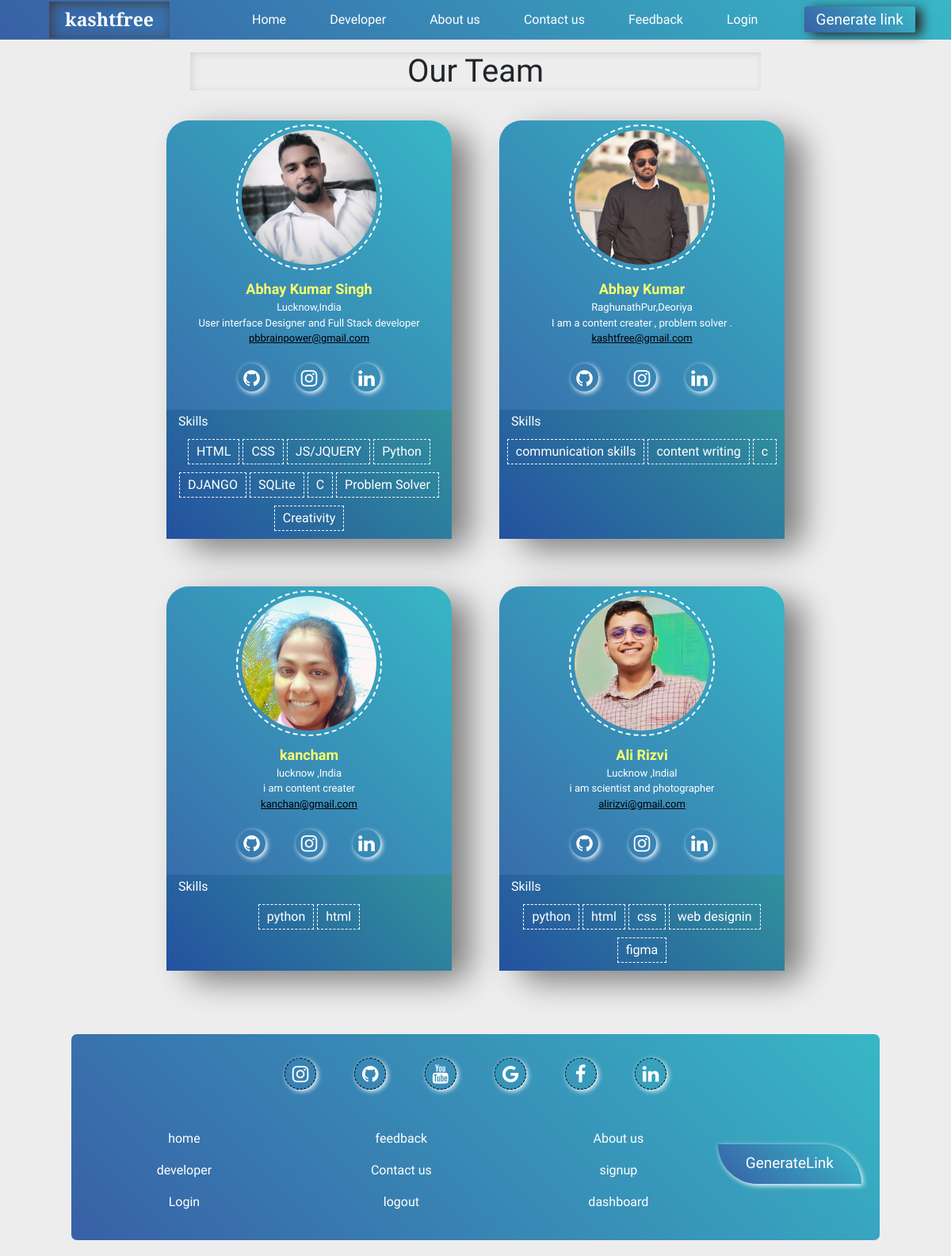
The page /developer on the database its author committed.
### Developer/models.py (models this page shows, shortened)
class Dev(models.Model):
    name=models.TextField()
    github=models.TextField()
    insta=models.TextField()
    linkedin=models.TextField()
    email=models.TextField(default="")
    desc=models.TextField()
    skills=models.TextField()
    address=models.TextField()
    img=models.ImageField(upload_to="media/dev/",default='')

### Developer/views.py (the view)
# urls.py: path('developer', views.dloper,name="developer"),
def dloper(request):
    return render(request,'developer.html',context={"developers":Dev.objects.all()})

### Authentication/mytemplatetags/action_tg.py (called while the page is built)
@register.simple_tag
def splt(val=None):
  return val.split(',')

### Developer/templates/developer.html (shortened to what this page needs)
{% extends 'index.html' %}
{% load static %}
{% block content %}
{% load action_tg %}
<center>
    <h1 class="title" style="width: 60% ; box-shadow:inset 2px 2px 10px rgb(211, 211, 211);">Our Team</h1>
</center>
<div class="developer">
    {% for developer in developers %}
    <div class="developer_card">
        <div class="dev_img">
            <img src="{{developer.img}}" alt="" width="170px" height="170px">
        </div>
        <div class="dev_info">
            <div class="dev_name"><b> {{developer.name}} </b></div>
            <div class="dev_address"> {{developer.address}} </div>
            <div class="dev_desc"> {{developer.desc}} </div>
            <div class="dev_email"> {{developer.email}} </div>
            <div class="dev_icon">
                <div class="github"> <a href=" {{developer.github}} " title="prfile" target="_blank"> <i
                            class="fa fa-github"></i></a></div>
                <div class=" facebook"> <a href=" {{developer.insta}} " title="prfile" target="_blank"> <i
                            class="fa fa-instagram"></i></a> </div>
                <div class="linkedin"> <a href=" {{developer.linkedin}} " title="prfile" target="_blank"> <i
                            class="fa fa-linkedin"></i></a></div>
            </div>
        </div>
        <div class="dev_skills">
            <h6 style="text-indent: 10px;">Skills</h6>
            {% splt developer.skills as skills%}
            <div class="skills_container">
                {% for skill in skills %}
                <p>{{skill}}</p>
                {% endfor %}
            </div>
        </div>
    </div>
    {% endfor %}
</div>
{% endblock content %}

### templates/index.html (shortened to what this page needs)
<!DOCTYPE html>
<html lang="en">
<head>
    <link rel="stylesheet" href="https://stackpath.bootstrapcdn.com/font-awesome/4.7.0/css/font-awesome.min.css">
    <link href="https://cdn.jsdelivr.net/npm/bootstrap@5.3.0-alpha1/dist/css/bootstrap.min.css" rel="stylesheet">
</head>
<body>
{%include 'css/bootify.html' %}
{%include 'navbar.html' %}
{% block content %}{% endblock content %}
{%include 'footer.html' %}
</body>
</html>

### templates/css/bootify.html (shortened to what this page needs)
</html>

### templates/navbar.html (shortened to what this page needs)
<nav class="f-ach h-50px" style="background:var(--bgcolor);">
    <div class="leftNav ">
        <div class="logo"><a href="/">kashtfree</a></div>
    </div>
    <div class="rightNav  w-70%">
        <li><a href="/">Home</a></li>
        <li><a href="/developer">Developer</a></li>
        <li><a href="/aboutus">About us</a></li>
        <li><a href="/contactus">Contact us</a></li>
        <li><a href="/feedback">Feedback</a></li>
        {% if request.user.is_authenticated %}
        <li> <a href="/dashboard" class="">Dashboard </a> </li>
        {% else %}
        <li><a href="/login">Login</a></li>
        {% endif %}
        <li class="GenerateBtn"> <a href="/generateLink" class="btn-nrs c-var(--f2color)  form_btn "
                style="background: var(--bgcolor);">Generate link</a></li>
    </div>
</nav>

### templates/footer.html (shortened to what this page needs)
<footer class="body_footer">
    <div class="topFooter">
        <div class="instagram">  <a href="https://www.instagram.com/kashtfree/"  target="_blank" > <i class="fa fa-instagram" ></i></a></div>
        <div class="github"> <a href="https://github.com/KashtFree"  title="prfile"   target="_blank" > <i class="fa fa-github" ></i></a></div>
        <div class="youtube"> <a  href="https://www.youtube.com/@brainpower1462"       target="_blank" > <i class="fa fa-youtube" ></i></a></div>
        <div class="google"><a  href=" https://www.google.com/"       target="_blank" > <i class="fa fa-google" ></i></a>  </div>
        <div class=" facebook"><a href="https://www.facebook.com/profile.php?id=100090137447477&mibextid=ZbWKwL"> <i class="fa fa-facebook" ></i></a></div>
        <div class="linkedin"> <i class="fa fa-linkedin" ></i></div>
    </div>
    <div class="BottomFooterContainer">
        <div class="BottomFooter">
            <div class="Home">  <a href="/">home</a> </div>
            <div class="feedback">  <a href="/feedback">feedback</a></div>
            <div class="aboutus"><a href="/aboutus">About us</a></div>
            <div class=""> <a href="/developer">developer</a>  </div>
            <div class="contactus"> <a href="/contactus"> Contact us</a></div>
            <div class=""> <a href="/signup/">signup</a></div>
            <div class="Login">  <a href="/login/">Login</a> </div>
            <div class="instagram"> <a href="/logout"  target="_blank" >logout</a> </div>
            <div class="dashboard"> <a href="/dashboard"    > dashboard</a></div>
        </div>
            <div class="generateLink btn-hrm"><a href="/generateLink/">GenerateLink</a>  </div>
    </div>
</footer>

### templates/css/navbar.html (style rules this page uses)
nav li a { color: white; font-weight: 500; }
.rightNav { display: flex; justify-content: space-between; align-items: center; }
.leftNav { margin: 0px 20px ; }
nav .logo { text-align: center; font-weight: 700; color: white; height: 100%; font-size: 23px; box-shadow: inset 3px 2px 14px #3f3f3f; padding: 5px 20px; }
nav .logo a { color: white; text-decoration: none; font-family: 'Cormorant Infant', serif; }

### templates/css/footer.html (style rules this page uses)
footer { background: var(--bgcolor); width: 85%; margin: 50px auto 20px auto; padding: 20px; border-radius: 7px; }
.topFooter { display: flex; width: 50%; justify-content: space-between; margin: auto; height: 60px; align-items: center; transition: 1s; }
.topFooter i { font-size: 24px; color: var(--f2color); width: 40px; height: 40px; box-shadow: var(--boxshadowhigh); border-radius: 50%; display: flex; align-items: center; justify-content: center; transition: 1s; border: 1px dashed black; margin: 4px; }
.BottomFooterContainer { justify-content: space-between; align-items: center; display: flex; }
.BottomFooterContainer .generateLink { width: 30%; text-align: center; height: 50px; background: var(--bgcolor); box-shadow: var(--boxshadowhigh) !important; }
.BottomFooterContainer .generateLink a { color: var(--f2color); }
.BottomFooter { width: 100%; display: flex; justify-content: space-between; flex-wrap: wrap; margin: 40px 5px 0px 5px; }
.BottomFooter div { width: 30%; height: 40px; text-align: center; }
.BottomFooter a { color: white; font-size: 16px; }

### templates/css/style.html (style rules this page uses)
* { margin: 0; padding: 0; font-family: 'Quantico', sans-serif; }
:root { --bgcolor:linear-gradient( 45deg,#3860A6 ,#38B7C6); --bodycolor:rgb(237, 237, 237); --f1color:black; --f2color:white; --boxshadow:1px 1px 4px gray; --boxshadowhigh:2px 2px 6px white; --insetboxshadow:inset 1px 1px 3px gray,1px 1px 4px gray; --bradius:8px; }
body { background-color: var(--bodycolor); }
li { list-style: none; }
a { color: blue; text-decoration: none; }
.form_btn { background: linear-gradient(to left, #316ebc 0%, #88a1b5 100%); }

### Developer/templates/developer.html (style rules this page uses)
.developer { display: flex; width: 95%; margin: auto; flex-wrap: wrap; justify-content: center; }
.developer_card { margin: 30px; width: 360px; background: var(--bgcolor); display: flex; flex-direction: column; justify-content: center; align-items: center; border-radius: 28px; box-shadow: 24px 14px 39px grey; }
.dev_icon { display: flex; justify-content: space-between; align-items: center; height: 40px; width: 50%; margin: 20px auto; }
.dev_icon div i { box-shadow: var(--boxshadowhigh); transition: 1s; display: flex; align-items: center; justify-content: center; width: 35px; height: 35px; border-radius: 50%; font-size: 24px; color: var(--f2color); }
.dev_img { animation: animateimgcont 20s infinite alternate ; border: 2px dashed white; border-radius: 50%; padding: 5px; margin-top: 5px; }
.dev_img img { border-radius: 50%; object-position: top; object-fit: cover; animation: animateimg 20s infinite alternate; }
.dev_info { color: rgb(255, 255, 108); font-size: 18px; width: 100%; padding-top: 10px; text-align: center; }
.dev_address, .dev_desc, .dev_email { font-size: 13px; color: white; }
.dev_email { color: black; text-decoration: underline; }
.dev_skills { color: var(--f2color); padding: 5px; height: 100%; width: 100%; background: linear-gradient(45deg, #24519f, #31929d); }
.skills_container { display: flex; justify-content: center; flex-wrap: wrap; box-sizing: border-box; }
.skills_container p { box-sizing: border-box; border: 1px dashed var(--f2color); border-radius: 1px; padding: 3px 10px; margin: 5px 2px; transition: 1.2s; }

### rows shown on the page
Dev: img (picture), name "Abhay Kumar Singh", address "Lucknow,India", desc "User interface Designer and Full Stack developer", email "pbbrainpower@gmail.com", skills "HTML" "CSS" "JS/JQUERY" "Python" "DJANGO" "SQLite" "C" "Problem Solver" "Creativity"
Dev: img (picture), name "Abhay Kumar", address "RaghunathPur,Deoriya", desc "I am a content creater , problem solver .", email "kashtfree@gmail.com", skills "communication skills" "content writing" "c"
Dev: img (picture), name "kancham", address "lucknow ,India", desc "i am content creater", email "kanchan@gmail.com", skills "python" "html"
Dev: img (picture), name "Ali Rizvi", address "Lucknow ,Indial", desc "i am scientist and photographer", email "alirizvi@gmail.com", skills "python" "html" "css" "web designin" "figma"
